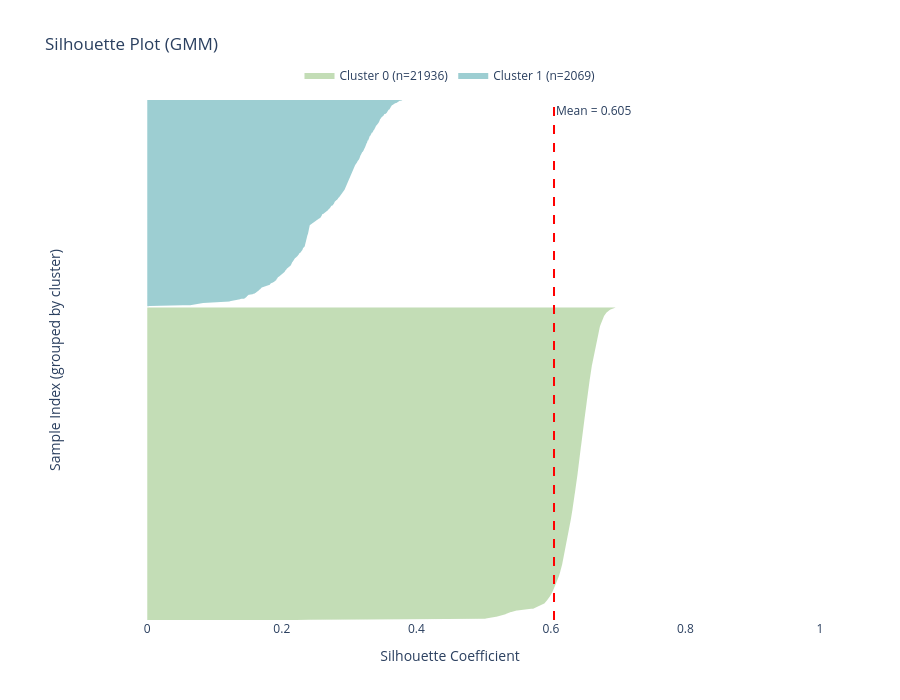

The notebook cell this image was saved under:
### Markdown cell above
These metrics are calculated using labels.

### Code cell
silhouette_vals = silhouette_samples(X_clustered, labels_clustered)
mean_silhouette = np.mean(silhouette_vals)  # o usa metrics["Silhouette"] si ya lo tienes

# Preparar datos por cluster
unique_labels = np.unique(labels_clustered)
y_lower = 0
traces = []

# Máximo número de puntos a mostrar por cluster (solo para rendimiento visual)
MAX_POINTS_PER_CLUSTER = 3000

for label in unique_labels:
    # Seleccionar valores del cluster
    cluster_mask = (labels_clustered == label)
    cluster_sil_vals = silhouette_vals[cluster_mask]
    n_points = len(cluster_sil_vals)
    
    # Ordenar
    sorted_vals = np.sort(cluster_sil_vals)
    
    # Submuestrear solo para visualización si es muy grande
    if n_points > MAX_POINTS_PER_CLUSTER:
        step = n_points // MAX_POINTS_PER_CLUSTER
        plot_vals = sorted_vals[::step]
    else:
        plot_vals = sorted_vals
    
    y_upper = y_lower + len(plot_vals)
    y_range = np.arange(y_lower, y_upper)
    
    # Crear trace con hover personalizado
    traces.append(go.Scatter(
        x=plot_vals,
        y=y_range,
        mode='lines',
        fill='tozerox',
        fillcolor=f'rgba({np.random.randint(50,200)}, {np.random.randint(50,200)}, {np.random.randint(50,200)}, 0.6)',
        line=dict(width=0),
        name=f"Cluster {label} (n={n_points})",
        hovertemplate=(
            f"<b>Cluster {label}</b><br>" +
            "Silhouette: %{x:.3f}<br>" +
            "Posición: %{y}<br>" +
            f"Tamaño total: {n_points}<extra></extra>"
        ),
        showlegend=True
    ))
    
    y_lower = y_upper + 10  # espacio entre clusters

# Crear figura
fig = go.Figure()

# Añadir todos los clusters
for trace in traces:
    fig.add_trace(trace)

# Línea de silueta promedio
fig.add_vline(
    x=mean_silhouette,
    line=dict(color="red", dash="dash", width=2),
    annotation_text=f"Mean = {mean_silhouette:.3f}",
    annotation_position="top right"
)

# Diseño
fig.update_layout(
    title="Silhouette Plot (GMM)",
    xaxis_title="Silhouette Coefficient",
    yaxis_title="Sample Index (grouped by cluster)",
    height=700,
    width=900,
    hovermode="closest",
    legend=dict(
        orientation="h",
        yanchor="bottom",
        y=1.02,
        xanchor="center",
        x=0.5
    ),
    plot_bgcolor="white"
)

fig.update_xaxes(range=[-0.1, 1.0])
fig.update_yaxes(showticklabels=False)  # los índices no son significativos

fig.show()

### Figure 1 — Plotly figure (JSON) as saved in the notebook; plotly's stock layout.template omitted (floating-point values rounded to 4 significant figures; data arrays with more than 128 entries replaced by an {"elided": "..."} marker saying what was removed)
{"data": [{"fill": "tozerox", "fillcolor": "rgba(156, 199, 133, 0.6)", "hovertemplate": "<b>Cluster 0</b><br>Silhouette: %{x:.3f}<br>Posición: %{y}<br>Tamaño total: 21936<extra></extra>", "line": {"width": 0}, "mode": "lines", "name": "Cluster 0 (n=21936)", "showlegend": true, "type": "scatter", "x": {"elided": "3134 float values"}, "y": {"elided": "3134 int values"}}, {"fill": "tozerox", "fillcolor": "rgba(93, 173, 181, 0.6)", "hovertemplate": "<b>Cluster 1</b><br>Silhouette: %{x:.3f}<br>Posición: %{y}<br>Tamaño total: 2069<extra></extra>", "line": {"width": 0}, "mode": "lines", "name": "Cluster 1 (n=2069)", "showlegend": true, "type": "scatter", "x": {"elided": "2069 float values"}, "y": {"elided": "2069 int values"}}], "layout": {"annotations": [{"showarrow": false, "text": "Mean = 0.605", "x": 0.6046, "xanchor": "left", "xref": "x", "y": 1, "yanchor": "top", "yref": "y domain"}], "height": 700, "hovermode": "closest", "legend": {"orientation": "h", "x": 0.5, "xanchor": "center", "y": 1.02, "yanchor": "bottom"}, "plot_bgcolor": "white", "shapes": [{"line": {"color": "red", "dash": "dash", "width": 2}, "type": "line", "x0": 0.6046, "x1": 0.6046, "xref": "x", "y0": 0, "y1": 1, "yref": "y domain"}], "title": {"text": "Silhouette Plot (GMM)"}, "width": 900, "xaxis": {"range": [-0.1, 1], "title": {"text": "Silhouette Coefficient"}}, "yaxis": {"showticklabels": false, "title": {"text": "Sample Index (grouped by cluster)"}}}}
